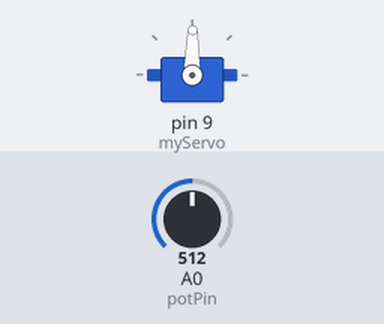
This sketch was run on a simulated Arduino Uno, built with avr-gcc and run on an emulated ATmega328P. Parts: servo. The inputs (shaded band) are chosen by the test bench; at power-on: A0 (potPin) = 512.

Above: at 1.2 s.
1.3 s: A0 (potPin) set to 716
At 1.9 s:
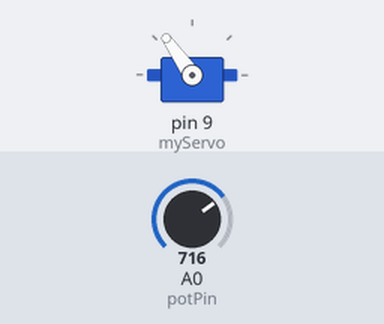
2.8 s: A0 (potPin) set to 900
At 3.9 s:
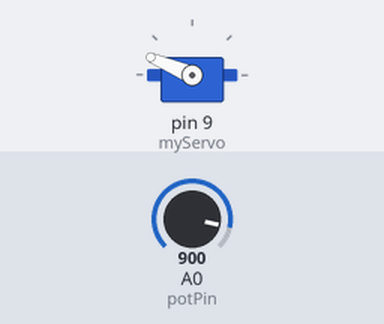
4.3 s: A0 (potPin) set to 1023
At 5.4 s:
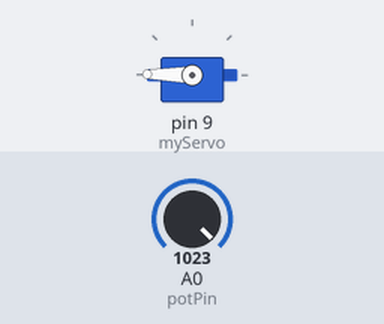
5.8 s: A0 (potPin) set to 306
At 6.2 s:
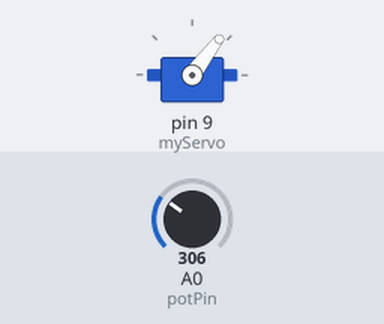
7.3 s: A0 (potPin) set to 122
At 7.6 s:
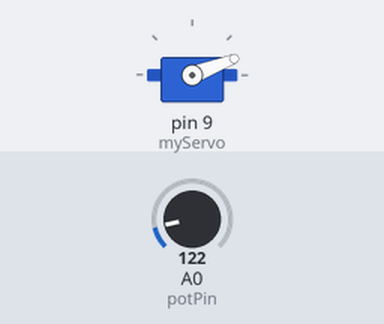
8.8 s: A0 (potPin) set to 511
At 9.7 s:
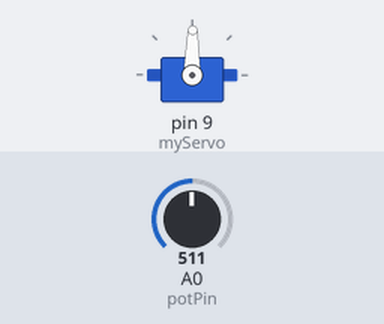
Timing chart, 0 to 11.3 s (numbered marks = the images above; inputs shaded):
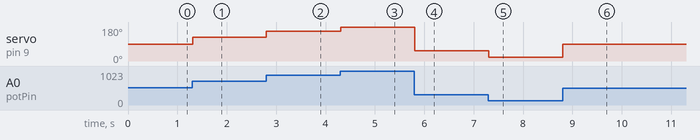

Measured:
- after the input at 1.3 s, servo on pin 9 (myServo): 89° → 125° at once
- after the input at 2.8 s, servo on pin 9 (myServo): 125° → 157° at once
- after the input at 4.3 s, servo on pin 9 (myServo): 157° → 179° at once
- after the input at 5.8 s, servo on pin 9 (myServo): 179° → 53° at once
- after the input at 7.3 s, servo on pin 9 (myServo): 53° → 21° at once
- after the input at 8.8 s, servo on pin 9 (myServo): 21° → 89° at once

The sketch:

sketch_dec30a_servo.ino
```cpp
#include <Servo.h>
Servo myServo; //new servo object

int const potPin = A0; // pin num. potenciometer is connected to
int potVal;
int angle;

void setup()
{
  myServo.attach(9); // servo is attached to pin 9
}

void loop()
{
  potVal = analogRead(potPin); // read value

  angle = map(potVal, 0, 1023, 0, 179); // function that scales numbers- map(numberToBeScaled, minInputVal, maxInputVal, minOutputVal, maxOutputVal
                                        // Values of inputs are 10 bit (1024, between 0 and 1023) and servo can only rotate for 180 degrees (between 0 and 179)

  myServo.write(angle); //apply angle to servo
  delay(15);
}
```
